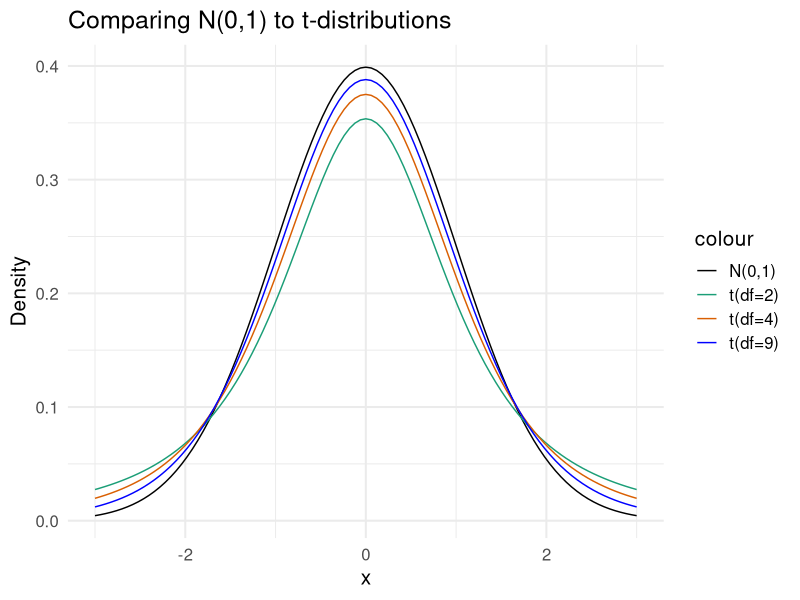
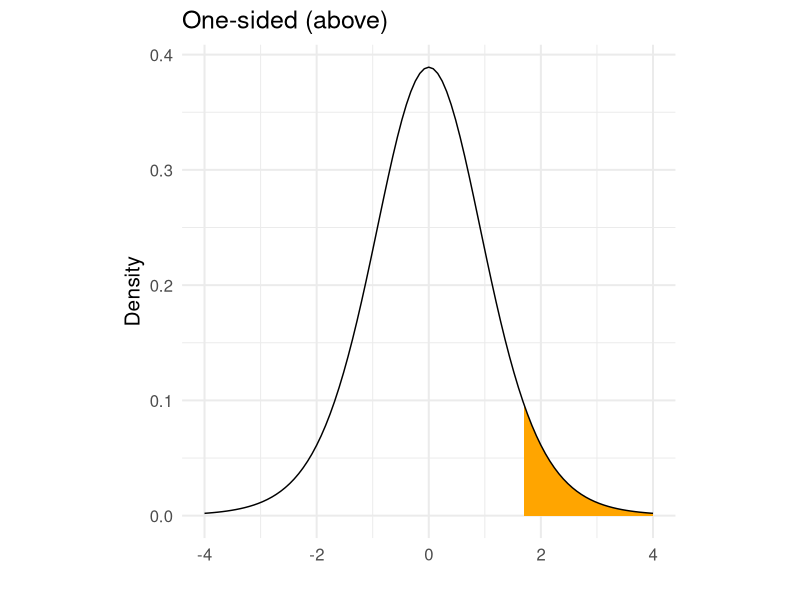
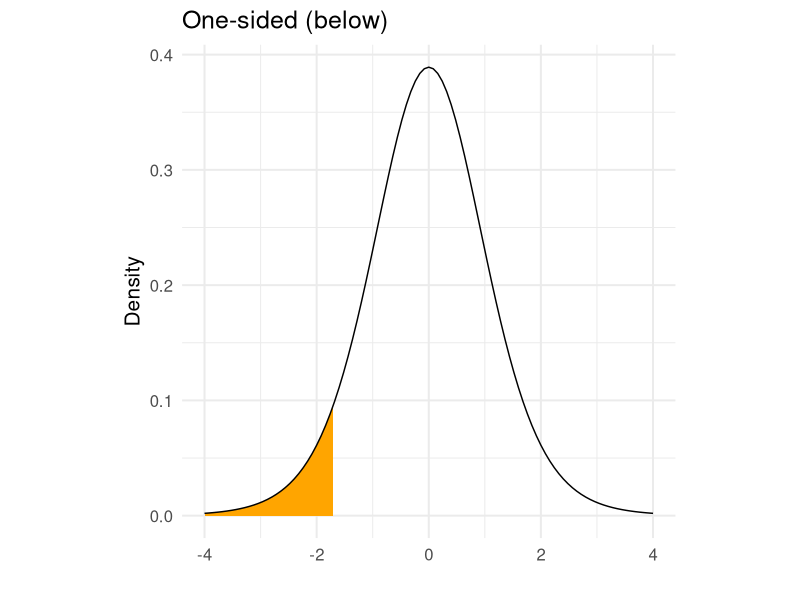
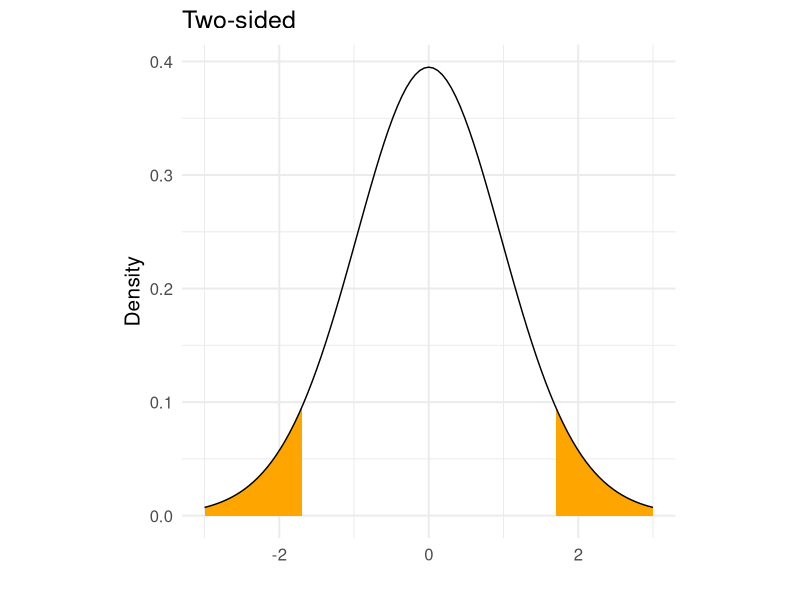
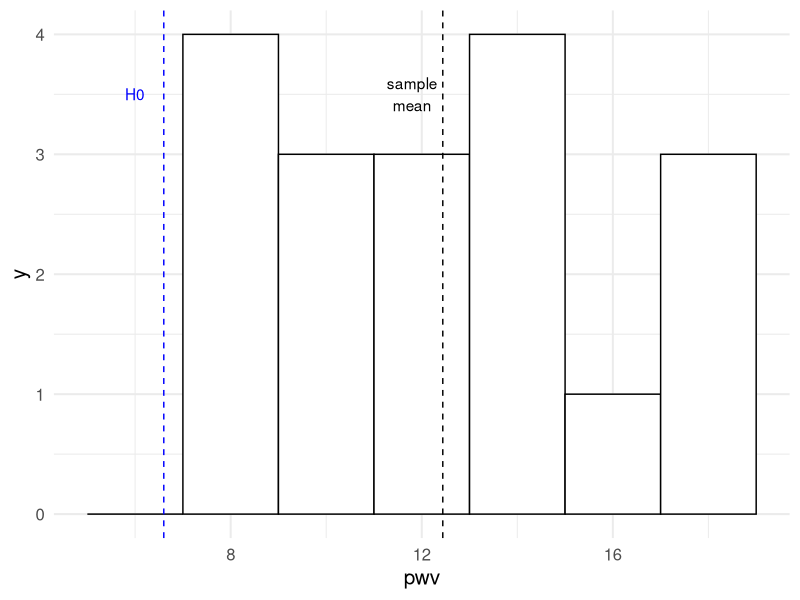
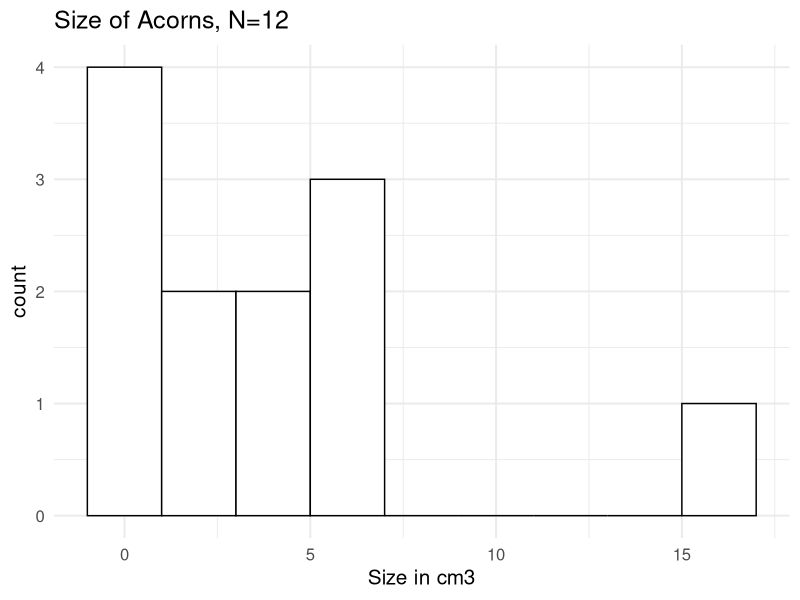
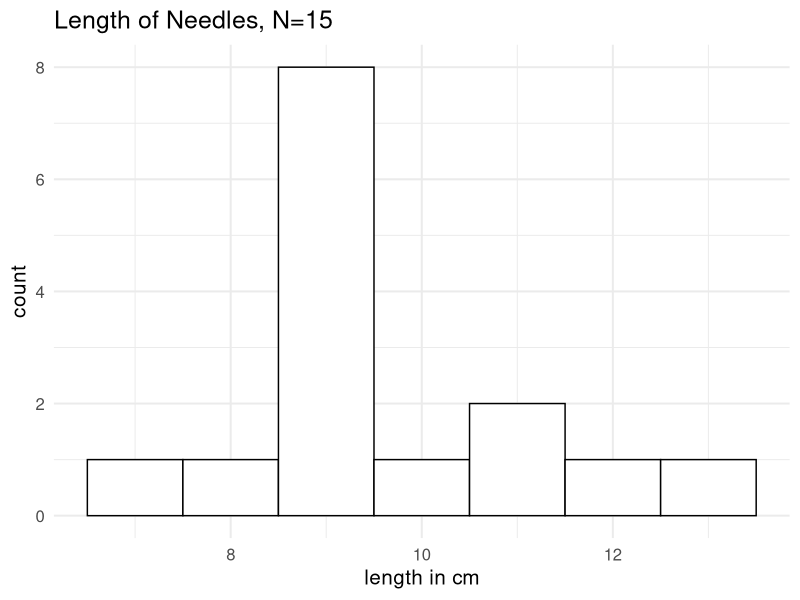
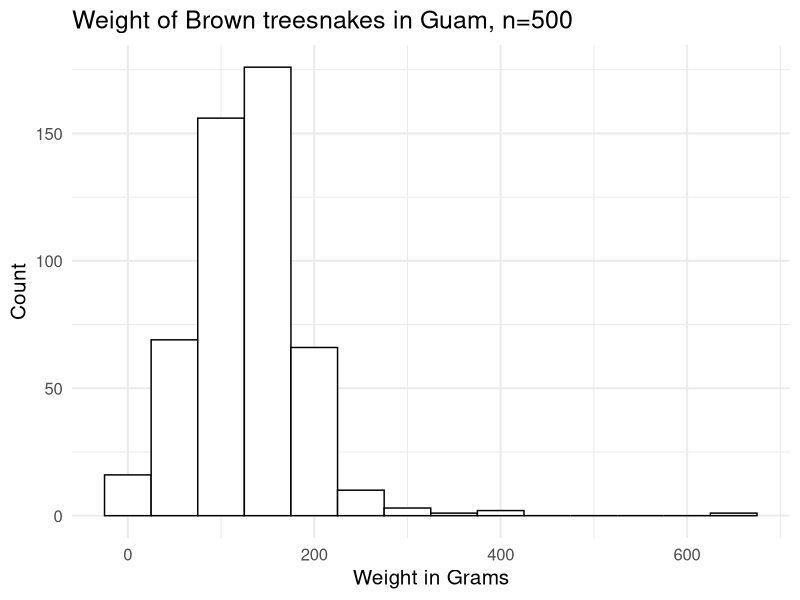

Source code (R) for these figures, in order:
## ---- chunk 1
library(ggplot2)
ggplot(data = data.frame(x = c(-3, 3)), aes(x)) +
  stat_function(fun = dnorm, n = 101, args = list(mean = 0, sd = 1), aes(col = "N(0,1)")) +
  theme_minimal(base_size = 15) +
  stat_function(fun = dt, n = 101, args = list(df = 2), aes(col = "t(df=2)")) +
  stat_function(fun = dt, n = 101, args = list(df = 4), aes(col = "t(df=4)")) +
  stat_function(fun = dt, n = 101, args = list(df = 9), aes(col = "t(df=9)")) +
  scale_color_manual(values = c("black", "#1b9e77", "#d95f02","blue")) +
  labs(y = "Density", title = "Comparing N(0,1) to t-distributions")
## ---- chunk 2
library(dplyr)
testosterone <- c(0.30, 0.24, 0.19, 0.17, 0.18, 0.23, 0.24, 0.06, 0.15,
                  0.17, 0.18, 0.17, 0.15, 0.12, 0.25, 0.25, 0.25, 0.32, 
                  0.35, 0.37, 0.39, 0.46, 0.49, 0.42, 0.36)
dat_test <- data.frame(testosterone)
## ---- chunk 3
dat_test %>% summarize(sample_mean = mean(testosterone),
                       sample_sd = sd(testosterone),
                       sample_size = length(testosterone),
                       sample_se = sample_sd/sqrt(sample_size))
## ---- chunk 4
t_star <- qt(p = 0.975, df = 24)
t_star
## ---- chunk 5
dat_test %>% summarize(sample_mean = mean(testosterone),
                       sample_sd = sd(testosterone),
                       sample_size = length(testosterone),
                       sample_se = sample_sd/sqrt(sample_size),
                       margin_of_error = sample_se*t_star, 
                       lower_CI = sample_mean - margin_of_error, 
                       upper_CI = sample_mean + margin_of_error)
## ---- chunk 6
upper <- ggplot(data = data.frame(x = c(-4, 4)), aes(x)) + 
  geom_area(stat = "function", fun = dt, args = list(df=10),
            xlim = c(1.7, 4), fill = "orange") +
  stat_function(fun = dt, n = 101, args = list(df=10)) +
  theme_minimal(base_size = 15) + 
  labs(title = "One-sided (above)", y = "Density", x = "") +
  theme(aspect.ratio=1) 
upper
## ---- chunk 7
lower <- ggplot(data = data.frame(x = c(-4, 4)), aes(x)) + 
  geom_area(stat = "function", fun = dt, args = list(df=10),
            xlim = c(-4, -1.7), fill = "orange") +
  stat_function(fun = dt, n = 101, args = list(df=10)) +
  theme_minimal(base_size = 15) + 
  labs(title = "One-sided (below)", y = "Density", x = "") +
  theme(aspect.ratio=1)
lower
## ---- chunk 8
both <- ggplot(data = data.frame(x = c(-3, 3)), aes(x)) + 
  geom_area(stat = "function", fun = dt, args = list(df=25),
            xlim = c(1.7, 3), fill = "orange") +
  geom_area(stat = "function", fun = dt, args = list(df=25),
            xlim = c(-3, -1.7), fill = "orange") +
  stat_function(fun = dt, n = 101, args = list(df=25)) +
  theme_minimal(base_size = 15) + 
  labs(title = "Two-sided", y = "Density", x = "") +
  theme(aspect.ratio=1)

#library(patchwork)
both
#upper + lower + both + plot_layout() 
## ---- chunk 9
pwv <- c(18.8, 17.6, 17.5, 16.0, 14.8, 14.1, 13.7, 13.1, 12.9,
         12.9, 12.4, 10.1, 9.3,  9.1,  8.3,  8.3,  7.9,  7.2)

pwv_dat <- data.frame(pwv)
## ---- chunk 10
ggplot(pwv_dat, aes(x = pwv)) +
  theme_minimal(base_size = 15) +
  geom_histogram(binwidth = 2, fill = "white", col = "black") +
  geom_vline(xintercept = 6.6, lty = 2, col = "blue") +
  geom_text(aes(x=6, y = 3.5, label = "H0"), check_overlap = T, col = "blue") +
  geom_vline(xintercept = 12.44, lty = 2) +
  geom_text(aes(x=11.8, y = 3.5, label = "sample\nmean"), check_overlap = T) 
## ---- chunk 11
pwv_dat %>% 
  summarize(sample_mean = mean(pwv),
            sample_sd = sd(pwv),
            sample_size = length(pwv),
            sample_se = sample_sd/sqrt(sample_size),
            t_test = (sample_mean - 6.6)/sample_se, 
            p_value = 1 - pt(t_test, df = sample_size - 1))
## ---- chunk 12
t.test(x = pwv_dat %>% pull(pwv), alternative = "greater", mu = 6.6)
## ---- chunk 13
acorns <- c(0.3, 0.4,0.5,1,2,2.5,4,5,6,6.2,7,16.5)
acorn_dat <- data.frame(acorns)
ggplot(acorn_dat, aes(x = acorns)) +
  theme_minimal(base_size = 15) +
  geom_histogram(binwidth = 2, fill = "white", col = "black") +
   labs(title = "Size of Acorns, N=12", y = "count", x = "Size in cm3") 
## ---- chunk 14
needl <- c(7.2,7.8,8.6,8.6,8.7,8.8,8.8,9,9.3,9.5,10.2,11,11.3,12,12.8)
needl_dat <- data.frame(needl)
ggplot(needl_dat, aes(x = needl)) +
  theme_minimal(base_size = 15) +
  geom_histogram(binwidth = 1, fill = "white", col = "black") +
   labs(title = "Length of Needles, N=15", y = "count", x = "length in cm") 
## ---- chunk 15
snakes <- c(rnorm(n=490,mean=125,sd=50),210,210,210,250,300,320,350,390,400,650)
snakes_dat <- data.frame(snakes)
ggplot(snakes_dat, aes(x = snakes)) +
  theme_minimal(base_size = 15) +
  geom_histogram(binwidth = 50, fill = "white", col = "black") +
   labs(title = "Weight of Brown treesnakes in Guam, n=500", y = "Count", x = "Weight in Grams") 
## ---- chunk 16
coccoon <- c(rnorm(n=650,mean=9,sd=1),rnorm(n=150,mean=14,sd=1))
coc_dat <- data.frame(coccoon)
ggplot(coc_dat, aes(x = coccoon)) +
  theme_minimal(base_size = 15) +
  geom_histogram(binwidth = .5, fill = "white", col = "black") +
   labs(title = "Width of Bee Coccoons in Sweden, N=800", y = "Count", x = "width in mm") 
